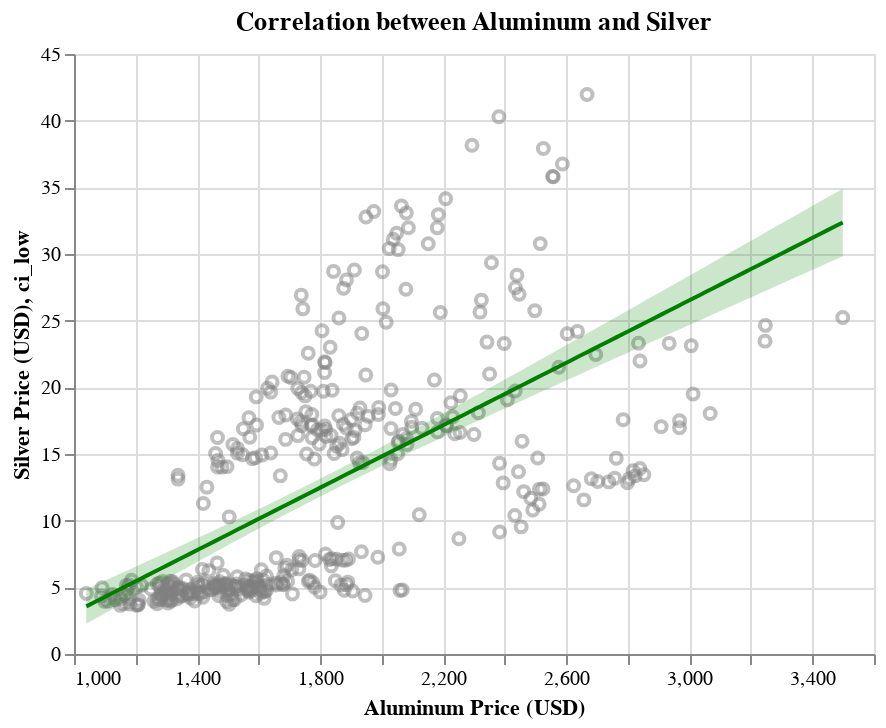

Source (notebook cell):
### Code cell
alum_comp_chart

### Figure 1 — Vega-Lite specification as saved in the notebook (floating-point values rounded to 4 significant figures; data arrays with more than 128 entries replaced by an {"elided": "..."} marker saying what was removed)
{"config": {"view": {"continuousWidth": 400, "continuousHeight": 300}}, "layer": [{"data": {"name": "data-2b93f7c314d99252cf6aa61acd5f3322"}, "mark": {"type": "point", "color": "grey", "opacity": 0.5}, "encoding": {"x": {"field": "Aluminum", "scale": {"zero": false}, "title": "Aluminum Price (USD)", "type": "quantitative"}, "y": {"field": "Silver", "scale": {"zero": false}, "title": "Silver Price (USD)", "type": "quantitative"}}, "title": "Correlation between Aluminum and Silver"}, {"layer": [{"mark": {"type": "errorband", "color": "green", "opacity": 0.2}, "encoding": {"x": {"field": "Aluminum", "type": "quantitative"}, "y": {"field": "ci_low", "type": "quantitative"}, "y2": {"field": "ci_high"}}}, {"mark": {"type": "line", "color": "green"}, "encoding": {"x": {"field": "Aluminum", "type": "quantitative"}, "y": {"field": "Silver", "type": "quantitative"}}}], "data": {"name": "data-fead08b53dfd0587b2f852dc9cac353f"}}], "$schema": "https://vega.github.io/schema/vega-lite/v4.17.0.json", "datasets": {"data-2b93f7c314d99252cf6aa61acd5f3322": {"elided": "396 records"}, "data-fead08b53dfd0587b2f852dc9cac353f": [{"Aluminum": 1040.0, "Silver": 3.574, "ci_low": 2.277, "ci_high": 4.87}, {"Aluminum": 1065.0, "Silver": 3.861, "ci_low": 2.595, "ci_high": 5.128}, {"Aluminum": 1089.0, "Silver": 4.149, "ci_low": 2.913, "ci_high": 5.386}, {"Aluminum": 1114.0, "Silver": 4.437, "ci_low": 3.231, "ci_high": 5.644}, {"Aluminum": 1138.0, "Silver": 4.725, "ci_low": 3.548, "ci_high": 5.902}, {"Aluminum": 1163.0, "Silver": 5.013, "ci_low": 3.865, "ci_high": 6.161}, {"Aluminum": 1188.0, "Silver": 5.301, "ci_low": 4.182, "ci_high": 6.42}, {"Aluminum": 1212.0, "Silver": 5.589, "ci_low": 4.498, "ci_high": 6.68}, {"Aluminum": 1237.0, "Silver": 5.877, "ci_low": 4.814, "ci_high": 6.94}, {"Aluminum": 1261.0, "Silver": 6.165, "ci_low": 5.129, "ci_high": 7.201}, {"Aluminum": 1286.0, "Silver": 6.453, "ci_low": 5.444, "ci_high": 7.462}, {"Aluminum": 1310.0, "Silver": 6.741, "ci_low": 5.758, "ci_high": 7.723}, {"Aluminum": 1335.0, "Silver": 7.029, "ci_low": 6.071, "ci_high": 7.986}, {"Aluminum": 1360.0, "Silver": 7.316, "ci_low": 6.384, "ci_high": 8.249}, {"Aluminum": 1384.0, "Silver": 7.604, "ci_low": 6.696, "ci_high": 8.512}, {"Aluminum": 1409.0, "Silver": 7.892, "ci_low": 7.008, "ci_high": 8.777}, {"Aluminum": 1433.0, "Silver": 8.18, "ci_low": 7.319, "ci_high": 9.042}, {"Aluminum": 1458.0, "Silver": 8.468, "ci_low": 7.628, "ci_high": 9.308}, {"Aluminum": 1483.0, "Silver": 8.756, "ci_low": 7.937, "ci_high": 9.575}, {"Aluminum": 1507.0, "Silver": 9.044, "ci_low": 8.245, "ci_high": 9.843}, {"Aluminum": 1532.0, "Silver": 9.332, "ci_low": 8.552, "ci_high": 10.11}, {"Aluminum": 1556.0, "Silver": 9.62, "ci_low": 8.857, "ci_high": 10.38}, {"Aluminum": 1581.0, "Silver": 9.908, "ci_low": 9.161, "ci_high": 10.65}, {"Aluminum": 1605.0, "Silver": 10.2, "ci_low": 9.464, "ci_high": 10.93}, {"Aluminum": 1630.0, "Silver": 10.48, "ci_low": 9.765, "ci_high": 11.2}, {"Aluminum": 1655.0, "Silver": 10.77, "ci_low": 10.07, "ci_high": 11.48}, {"Aluminum": 1679.0, "Silver": 11.06, "ci_low": 10.36, "ci_high": 11.76}, {"Aluminum": 1704.0, "Silver": 11.35, "ci_low": 10.66, "ci_high": 12.03}, {"Aluminum": 1728.0, "Silver": 11.64, "ci_low": 10.95, "ci_high": 12.32}, {"Aluminum": 1753.0, "Silver": 11.92, "ci_low": 11.25, "ci_high": 12.6}, {"Aluminum": 1778.0, "Silver": 12.21, "ci_low": 11.54, "ci_high": 12.88}, {"Aluminum": 1802.0, "Silver": 12.5, "ci_low": 11.83, "ci_high": 13.17}, {"Aluminum": 1827.0, "Silver": 12.79, "ci_low": 12.12, "ci_high": 13.46}, {"Aluminum": 1851.0, "Silver": 13.07, "ci_low": 12.4, "ci_high": 13.75}, {"Aluminum": 1876.0, "Silver": 13.36, "ci_low": 12.68, "ci_high": 14.04}, {"Aluminum": 1900.0, "Silver": 13.65, "ci_low": 12.97, "ci_high": 14.33}, {"Aluminum": 1925.0, "Silver": 13.94, "ci_low": 13.25, "ci_high": 14.63}, {"Aluminum": 1950.0, "Silver": 14.23, "ci_low": 13.52, "ci_high": 14.93}, {"Aluminum": 1974.0, "Silver": 14.51, "ci_low": 13.8, "ci_high": 15.23}, {"Aluminum": 1999.0, "Silver": 14.8, "ci_low": 14.08, "ci_high": 15.53}, {"Aluminum": 2023.0, "Silver": 15.09, "ci_low": 14.35, "ci_high": 15.83}, {"Aluminum": 2048.0, "Silver": 15.38, "ci_low": 14.62, "ci_high": 16.13}, {"Aluminum": 2073.0, "Silver": 15.67, "ci_low": 14.89, "ci_high": 16.44}, {"Aluminum": 2097.0, "Silver": 15.95, "ci_low": 15.16, "ci_high": 16.74}, {"Aluminum": 2122.0, "Silver": 16.24, "ci_low": 15.43, "ci_high": 17.05}, {"Aluminum": 2146.0, "Silver": 16.53, "ci_low": 15.7, "ci_high": 17.36}, {"Aluminum": 2171.0, "Silver": 16.82, "ci_low": 15.97, "ci_high": 17.67}, {"Aluminum": 2195.0, "Silver": 17.11, "ci_low": 16.23, "ci_high": 17.98}, {"Aluminum": 2220.0, "Silver": 17.39, "ci_low": 16.5, "ci_high": 18.29}, {"Aluminum": 2245.0, "Silver": 17.68, "ci_low": 16.76, "ci_high": 18.6}, {"Aluminum": 2269.0, "Silver": 17.97, "ci_low": 17.02, "ci_high": 18.92}, {"Aluminum": 2294.0, "Silver": 18.26, "ci_low": 17.28, "ci_high": 19.23}, {"Aluminum": 2318.0, "Silver": 18.54, "ci_low": 17.55, "ci_high": 19.54}, {"Aluminum": 2343.0, "Silver": 18.83, "ci_low": 17.81, "ci_high": 19.86}, {"Aluminum": 2368.0, "Silver": 19.12, "ci_low": 18.07, "ci_high": 20.17}, {"Aluminum": 2392.0, "Silver": 19.41, "ci_low": 18.33, "ci_high": 20.49}, {"Aluminum": 2417.0, "Silver": 19.7, "ci_low": 18.59, "ci_high": 20.8}, {"Aluminum": 2441.0, "Silver": 19.98, "ci_low": 18.85, "ci_high": 21.12}, {"Aluminum": 2466.0, "Silver": 20.27, "ci_low": 19.11, "ci_high": 21.44}, {"Aluminum": 2490.0, "Silver": 20.56, "ci_low": 19.37, "ci_high": 21.75}, {"Aluminum": 2515.0, "Silver": 20.85, "ci_low": 19.62, "ci_high": 22.07}, {"Aluminum": 2540.0, "Silver": 21.14, "ci_low": 19.88, "ci_high": 22.39}, {"Aluminum": 2564.0, "Silver": 21.42, "ci_low": 20.14, "ci_high": 22.71}, {"Aluminum": 2589.0, "Silver": 21.71, "ci_low": 20.4, "ci_high": 23.03}, {"Aluminum": 2613.0, "Silver": 22.0, "ci_low": 20.65, "ci_high": 23.34}, {"Aluminum": 2638.0, "Silver": 22.29, "ci_low": 20.91, "ci_high": 23.66}, {"Aluminum": 2663.0, "Silver": 22.58, "ci_low": 21.17, "ci_high": 23.98}, {"Aluminum": 2687.0, "Silver": 22.86, "ci_low": 21.43, "ci_high": 24.3}, {"Aluminum": 2712.0, "Silver": 23.15, "ci_low": 21.68, "ci_high": 24.62}, {"Aluminum": 2736.0, "Silver": 23.44, "ci_low": 21.94, "ci_high": 24.94}, {"Aluminum": 2761.0, "Silver": 23.73, "ci_low": 22.19, "ci_high": 25.26}, {"Aluminum": 2785.0, "Silver": 24.02, "ci_low": 22.45, "ci_high": 25.58}, {"Aluminum": 2810.0, "Silver": 24.3, "ci_low": 22.71, "ci_high": 25.9}, {"Aluminum": 2835.0, "Silver": 24.59, "ci_low": 22.96, "ci_high": 26.22}, {"Aluminum": 2859.0, "Silver": 24.88, "ci_low": 23.22, "ci_high": 26.54}, {"Aluminum": 2884.0, "Silver": 25.17, "ci_low": 23.47, "ci_high": 26.86}, {"Aluminum": 2908.0, "Silver": 25.45, "ci_low": 23.73, "ci_high": 27.18}, {"Aluminum": 2933.0, "Silver": 25.74, "ci_low": 23.98, "ci_high": 27.5}, {"Aluminum": 2958.0, "Silver": 26.03, "ci_low": 24.24, "ci_high": 27.82}, {"Aluminum": 2982.0, "Silver": 26.32, "ci_low": 24.49, "ci_high": 28.15}, {"Aluminum": 3007.0, "Silver": 26.61, "ci_low": 24.75, "ci_high": 28.47}, {"Aluminum": 3031.0, "Silver": 26.89, "ci_low": 25.0, "ci_high": 28.79}, {"Aluminum": 3056.0, "Silver": 27.18, "ci_low": 25.26, "ci_high": 29.11}, {"Aluminum": 3080.0, "Silver": 27.47, "ci_low": 25.51, "ci_high": 29.43}, {"Aluminum": 3105.0, "Silver": 27.76, "ci_low": 25.76, "ci_high": 29.75}, {"Aluminum": 3130.0, "Silver": 28.05, "ci_low": 26.02, "ci_high": 30.07}, {"Aluminum": 3154.0, "Silver": 28.33, "ci_low": 26.27, "ci_high": 30.39}, {"Aluminum": 3179.0, "Silver": 28.62, "ci_low": 26.53, "ci_high": 30.72}, {"Aluminum": 3203.0, "Silver": 28.91, "ci_low": 26.78, "ci_high": 31.04}, {"Aluminum": 3228.0, "Silver": 29.2, "ci_low": 27.04, "ci_high": 31.36}, {"Aluminum": 3253.0, "Silver": 29.49, "ci_low": 27.29, "ci_high": 31.68}, {"Aluminum": 3277.0, "Silver": 29.77, "ci_low": 27.54, "ci_high": 32.0}, {"Aluminum": 3302.0, "Silver": 30.06, "ci_low": 27.8, "ci_high": 32.32}, {"Aluminum": 3326.0, "Silver": 30.35, "ci_low": 28.05, "ci_high": 32.65}, {"Aluminum": 3351.0, "Silver": 30.64, "ci_low": 28.31, "ci_high": 32.97}, {"Aluminum": 3375.0, "Silver": 30.93, "ci_low": 28.56, "ci_high": 33.29}, {"Aluminum": 3400.0, "Silver": 31.21, "ci_low": 28.81, "ci_high": 33.61}, {"Aluminum": 3425.0, "Silver": 31.5, "ci_low": 29.07, "ci_high": 33.93}, {"Aluminum": 3449.0, "Silver": 31.79, "ci_low": 29.32, "ci_high": 34.26}, {"Aluminum": 3474.0, "Silver": 32.08, "ci_low": 29.57, "ci_high": 34.58}, {"Aluminum": 3498.0, "Silver": 32.36, "ci_low": 29.83, "ci_high": 34.9}]}}
